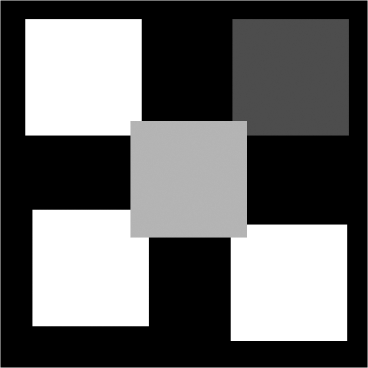
#> input picture django_cleaver/colorize_input.png, 368 x 368 px
$ python colorize.py   (Python 2 division)
#> lines starting #> are read from the running program, lines starting #| are printed output that depends on the picture
from PIL import Image, ImageOps

img = Image.open('colorize_input.png')
#> img is the input picture: PIL image 368x368 RGBA; mean R, G, B, A 50.2, 50.2, 50.2, 203.4

# Bug workaround: explicitly load the image (otherwise you will get errors!)
img.load()

# Get the alpha channel
al = img.split()[3]
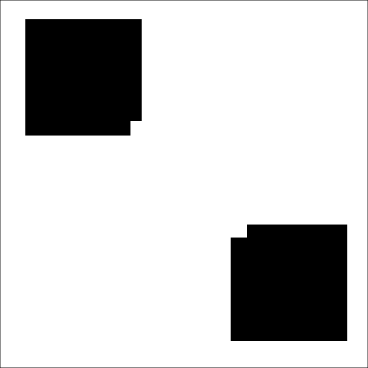
#> al: PIL image 368x368 L; min 0, max 255, mean 203.4

# Convert whole image to greyscale.
gr = ImageOps.grayscale(img)
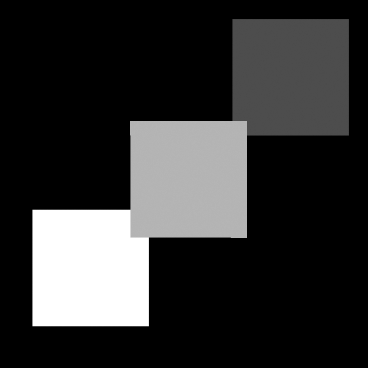
#> gr: PIL image 368x368 L; min 0, max 255, mean 50.2

# Colorize the image using these RGB tuples
col = ImageOps.colorize(gr, (128,0,0), (255,255,128))
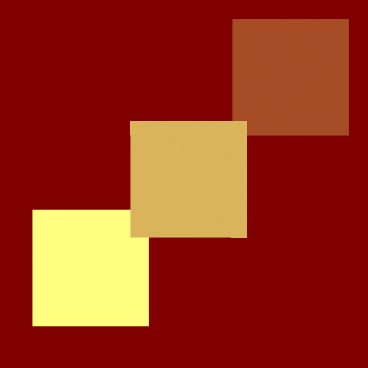
#> col: PIL image 368x368 RGB; mean R, G, B 152.9, 50.2, 25.1

# Split colorized image into component channels
bands = col.split()

# Create a new image comprised of the channels plus alpha
cal = Image.merge("RGBA", (bands[0], bands[1], bands[2], al))
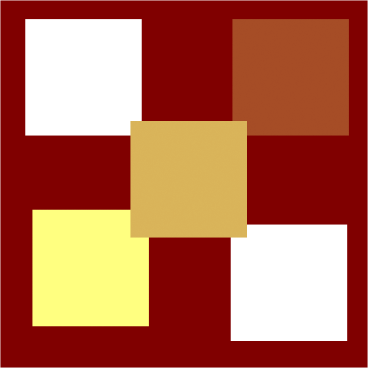
#> cal: PIL image 368x368 RGBA; mean R, G, B, A 152.9, 50.2, 25.1, 203.4; transparent parts drawn white

# Save the resulting image out to a PNG file
cal.save("colorize_output.png", "PNG")

print "Created colorized file 'colorize_output.png'"
